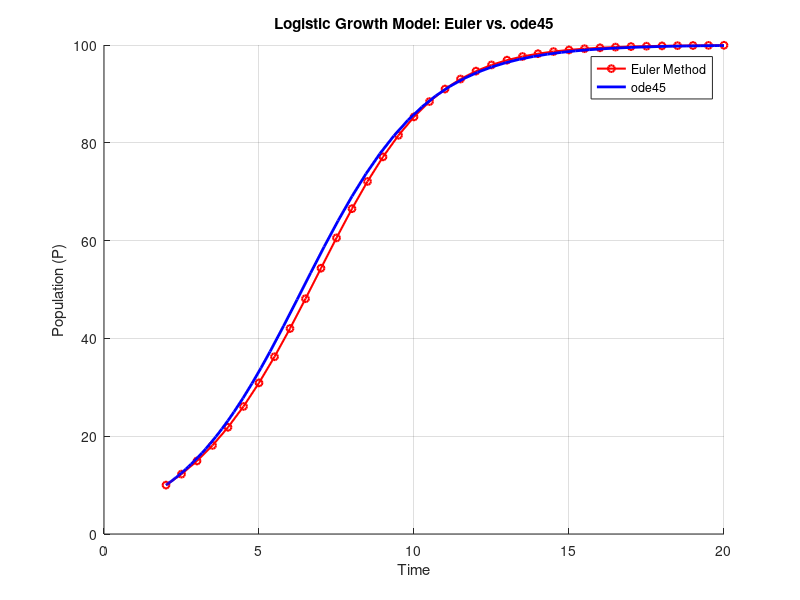

This chart was generated by the following MATLAB code:
clc; clear; close all;

%% Parameters
r = 0.5;       % Growth rate
K = 100;       % Carrying capacity
t0 = 2;       % Initial time (not zero)
P0 = 10;      % Initial population
tf = 20;      % Final time
h = 0.5;      % Step size for Euler's method

%% Euler's Method
t_euler = t0:h:tf;  % Time vector
P_euler = zeros(size(t_euler));
P_euler(1) = P0; % Initial condition

% Euler Iteration
for i = 2:length(t_euler)
    dPdt = r * P_euler(i-1) * (1 - P_euler(i-1) / K);
    P_euler(i) = P_euler(i-1) + h * dPdt;
end

%% Using ode45
% Define the function for ode45
logistic_growth = @(t, P) r * P * (1 - P / K);
tspan = [t0 tf];

% Solve ODE using ode45
[t_ode, P_ode] = ode45(logistic_growth, tspan, P0);

%% Plot Results
figure;
hold on;
plot(t_euler, P_euler, 'ro-', 'LineWidth', 1.5, 'MarkerSize', 5);
plot(t_ode, P_ode, 'b-', 'LineWidth', 2);
xlabel('Time');
ylabel('Population (P)');
title('Logistic Growth Model: Euler vs. ode45');
legend('Euler Method', 'ode45');
grid on;
hold off;
